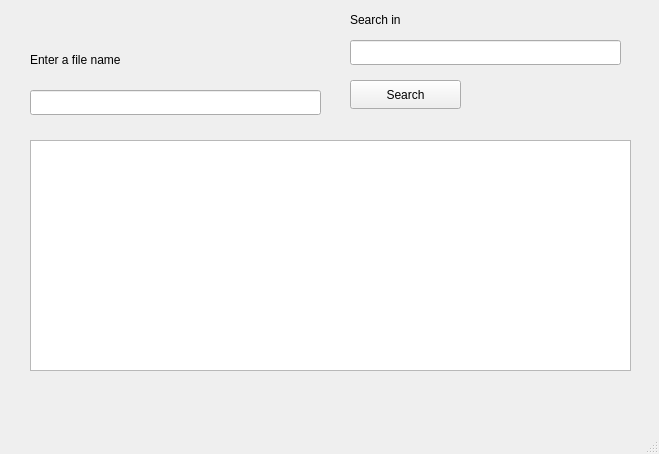
<?xml version="1.0" encoding="UTF-8"?>
<ui version="4.0">
 <class>MainWindow</class>
 <widget class="QMainWindow" name="MainWindow">
  <property name="geometry">
   <rect>
    <x>0</x>
    <y>0</y>
    <width>659</width>
    <height>454</height>
   </rect>
  </property>
  <property name="windowTitle">
   <string>MainWindow</string>
  </property>
  <widget class="QWidget" name="centralwidget">
   <widget class="QLabel" name="label">
    <property name="geometry">
     <rect>
      <x>30</x>
      <y>50</y>
      <width>131</width>
      <height>20</height>
     </rect>
    </property>
    <property name="text">
     <string>Enter a file name</string>
    </property>
   </widget>
   <widget class="QLineEdit" name="fileName">
    <property name="geometry">
     <rect>
      <x>30</x>
      <y>90</y>
      <width>291</width>
      <height>25</height>
     </rect>
    </property>
   </widget>
   <widget class="QLineEdit" name="path">
    <property name="geometry">
     <rect>
      <x>350</x>
      <y>40</y>
      <width>271</width>
      <height>25</height>
     </rect>
    </property>
   </widget>
   <widget class="QLabel" name="label_2">
    <property name="geometry">
     <rect>
      <x>350</x>
      <y>10</y>
      <width>81</width>
      <height>20</height>
     </rect>
    </property>
    <property name="text">
     <string>Search in</string>
    </property>
   </widget>
   <widget class="QTextEdit" name="result">
    <property name="geometry">
     <rect>
      <x>30</x>
      <y>140</y>
      <width>601</width>
      <height>231</height>
     </rect>
    </property>
    <property name="readOnly">
     <bool>true</bool>
    </property>
   </widget>
   <widget class="QPushButton" name="searchButton">
    <property name="geometry">
     <rect>
      <x>350</x>
      <y>80</y>
      <width>111</width>
      <height>29</height>
     </rect>
    </property>
    <property name="text">
     <string>Search</string>
    </property>
   </widget>
  </widget>
  <widget class="QMenuBar" name="menubar">
   <property name="geometry">
    <rect>
     <x>0</x>
     <y>0</y>
     <width>659</width>
     <height>26</height>
    </rect>
   </property>
  </widget>
  <widget class="QStatusBar" name="statusbar"/>
 </widget>
 <resources/>
 <connections/>
</ui>
